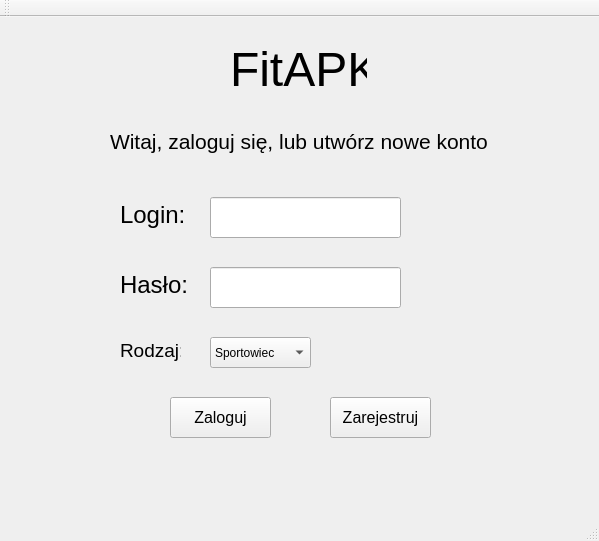
<?xml version="1.0" encoding="UTF-8"?>
<ui version="4.0">
 <class>QtFITAPKClass</class>
 <widget class="QMainWindow" name="QtFITAPKClass">
  <property name="geometry">
   <rect>
    <x>0</x>
    <y>0</y>
    <width>599</width>
    <height>541</height>
   </rect>
  </property>
  <property name="windowTitle">
   <string>QtFITAPK</string>
  </property>
  <property name="documentMode">
   <bool>false</bool>
  </property>
  <widget class="QWidget" name="centralWidget">
   <widget class="QLabel" name="label_welcome">
    <property name="geometry">
     <rect>
      <x>110</x>
      <y>110</y>
      <width>381</width>
      <height>28</height>
     </rect>
    </property>
    <property name="font">
     <font>
      <pointsize>16</pointsize>
     </font>
    </property>
    <property name="text">
     <string>Witaj, zaloguj się, lub utwórz nowe konto</string>
    </property>
   </widget>
   <widget class="QLabel" name="label_login">
    <property name="geometry">
     <rect>
      <x>120</x>
      <y>180</y>
      <width>80</width>
      <height>36</height>
     </rect>
    </property>
    <property name="font">
     <font>
      <pointsize>18</pointsize>
     </font>
    </property>
    <property name="text">
     <string>Login: </string>
    </property>
   </widget>
   <widget class="QLabel" name="label_pass">
    <property name="geometry">
     <rect>
      <x>120</x>
      <y>250</y>
      <width>80</width>
      <height>36</height>
     </rect>
    </property>
    <property name="font">
     <font>
      <pointsize>18</pointsize>
     </font>
    </property>
    <property name="text">
     <string>Hasło: </string>
    </property>
   </widget>
   <widget class="QPushButton" name="buttonLogin">
    <property name="enabled">
     <bool>true</bool>
    </property>
    <property name="geometry">
     <rect>
      <x>170</x>
      <y>380</y>
      <width>101</width>
      <height>41</height>
     </rect>
    </property>
    <property name="font">
     <font>
      <pointsize>12</pointsize>
     </font>
    </property>
    <property name="text">
     <string>Zaloguj</string>
    </property>
   </widget>
   <widget class="QPushButton" name="button_register">
    <property name="geometry">
     <rect>
      <x>330</x>
      <y>380</y>
      <width>101</width>
      <height>41</height>
     </rect>
    </property>
    <property name="font">
     <font>
      <pointsize>12</pointsize>
     </font>
    </property>
    <property name="text">
     <string>Zarejestruj</string>
    </property>
   </widget>
   <widget class="QLabel" name="label">
    <property name="geometry">
     <rect>
      <x>230</x>
      <y>20</y>
      <width>137</width>
      <height>64</height>
     </rect>
    </property>
    <property name="font">
     <font>
      <pointsize>36</pointsize>
     </font>
    </property>
    <property name="text">
     <string>FitAPK</string>
    </property>
   </widget>
   <widget class="QLineEdit" name="text_Login">
    <property name="geometry">
     <rect>
      <x>210</x>
      <y>180</y>
      <width>191</width>
      <height>41</height>
     </rect>
    </property>
    <property name="font">
     <font>
      <pointsize>14</pointsize>
     </font>
    </property>
    <property name="text">
     <string/>
    </property>
   </widget>
   <widget class="QLineEdit" name="text_pass">
    <property name="geometry">
     <rect>
      <x>210</x>
      <y>250</y>
      <width>191</width>
      <height>41</height>
     </rect>
    </property>
    <property name="font">
     <font>
      <pointsize>12</pointsize>
     </font>
    </property>
    <property name="text">
     <string/>
    </property>
    <property name="echoMode">
     <enum>QLineEdit::EchoMode::Password</enum>
    </property>
   </widget>
   <widget class="QComboBox" name="accountType">
    <property name="geometry">
     <rect>
      <x>210</x>
      <y>320</y>
      <width>101</width>
      <height>31</height>
     </rect>
    </property>
    <item>
     <property name="text">
      <string>Sportowiec</string>
     </property>
    </item>
    <item>
     <property name="text">
      <string>Trener</string>
     </property>
    </item>
   </widget>
   <widget class="QLabel" name="label_pass_2">
    <property name="geometry">
     <rect>
      <x>120</x>
      <y>320</y>
      <width>61</width>
      <height>26</height>
     </rect>
    </property>
    <property name="font">
     <font>
      <pointsize>14</pointsize>
     </font>
    </property>
    <property name="text">
     <string>Rodzaj:</string>
    </property>
   </widget>
  </widget>
  <widget class="QMenuBar" name="menuBar">
   <property name="geometry">
    <rect>
     <x>0</x>
     <y>0</y>
     <width>599</width>
     <height>21</height>
    </rect>
   </property>
  </widget>
  <widget class="QToolBar" name="mainToolBar">
   <attribute name="toolBarArea">
    <enum>TopToolBarArea</enum>
   </attribute>
   <attribute name="toolBarBreak">
    <bool>false</bool>
   </attribute>
  </widget>
  <widget class="QStatusBar" name="statusBar"/>
 </widget>
 <layoutdefault spacing="6" margin="11"/>
 <resources>
  <include location="QtFITAPK.qrc"/>
 </resources>
 <connections>
  <connection>
   <sender>buttonLogin</sender>
   <signal>clicked()</signal>
   <receiver>QtFITAPKClass</receiver>
   <slot>update()</slot>
   <hints>
    <hint type="sourcelabel">
     <x>220</x>
     <y>388</y>
    </hint>
    <hint type="destinationlabel">
     <x>299</x>
     <y>255</y>
    </hint>
   </hints>
  </connection>
 </connections>
</ui>
